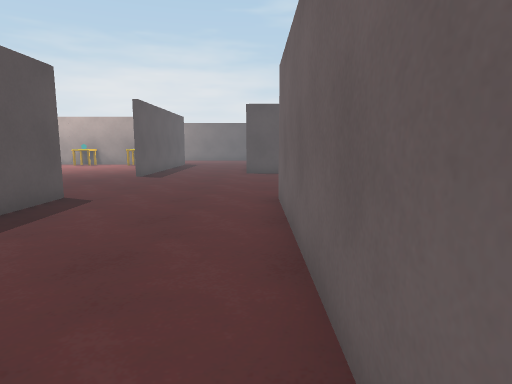
[1] (above)

24 first-person views from a walk through a scene from a Unity 3-D project. The camera is 1.2 m above the floor, tilts 8° down and sees 75° across. The floor is counted in squares, 1 m on a side. Each view is taken from the middle of a square. On the plan, view 1 faces up. The plan holds only what a view shows up to about 14 squares ahead; the rest is blank. The place goes on beyond the plan. The player character is not drawn. Door leaves are left out, so doorways stand open.

[2]
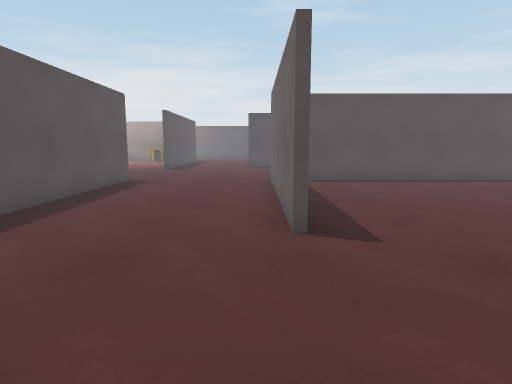

[3]
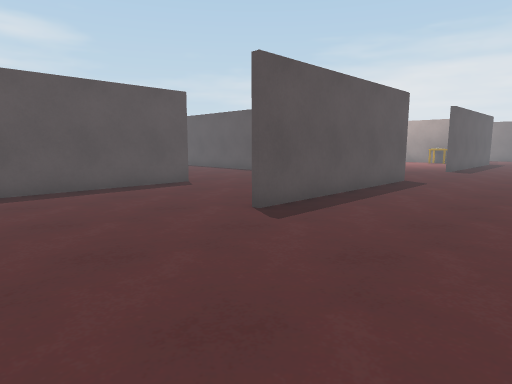

[4]
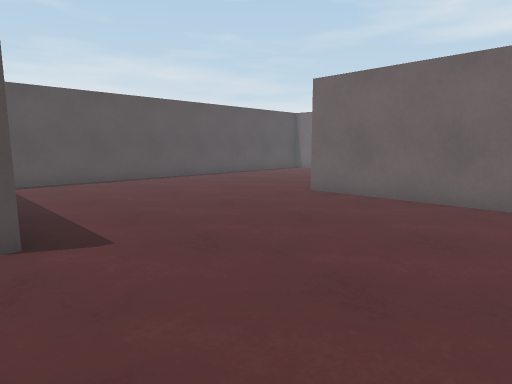

[5]
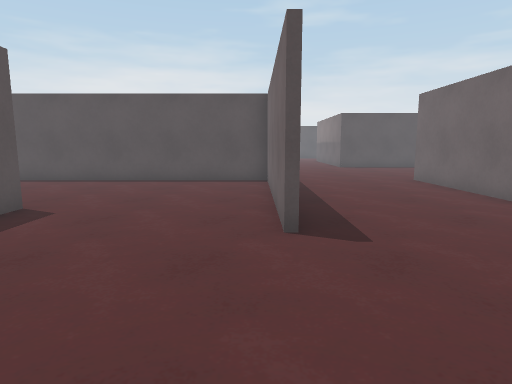

[6]
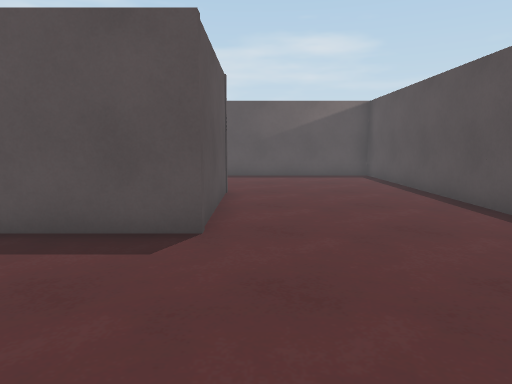

[7]
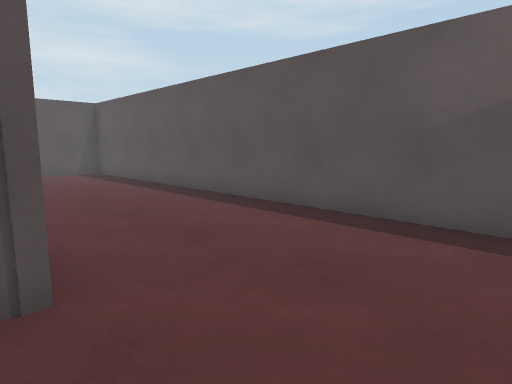

[8]
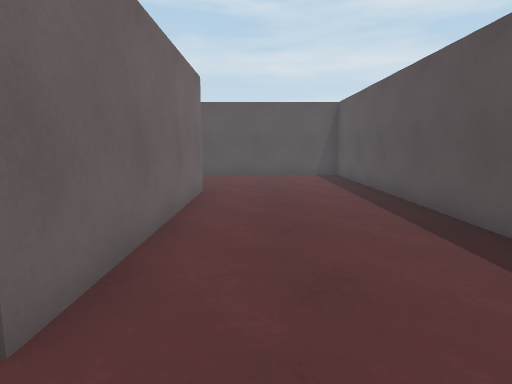

[9]
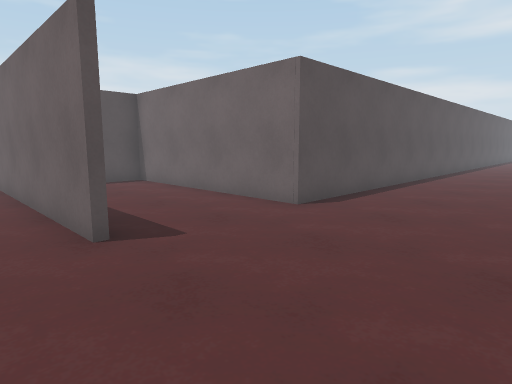

[10]
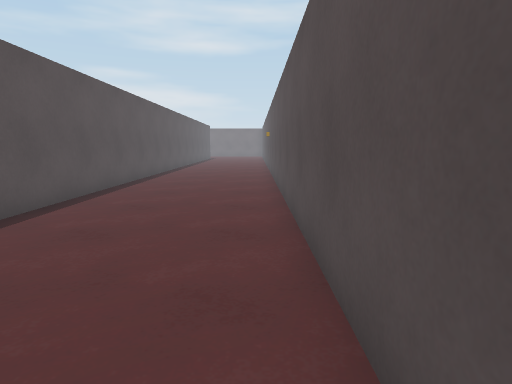

[11]
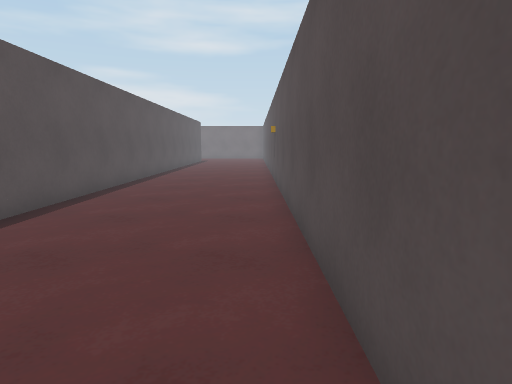

[12]
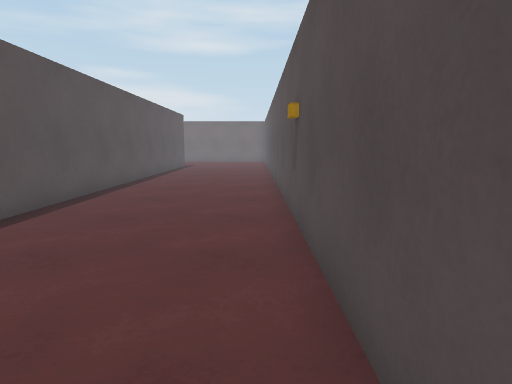

[13]
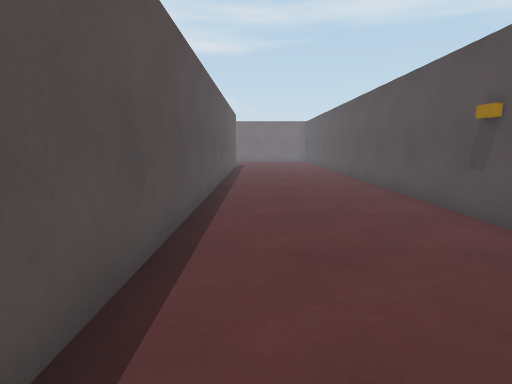

[14]
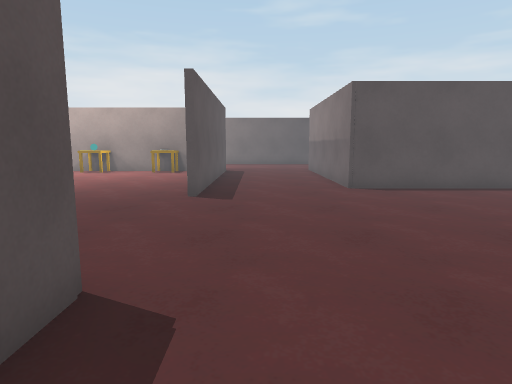

[15]
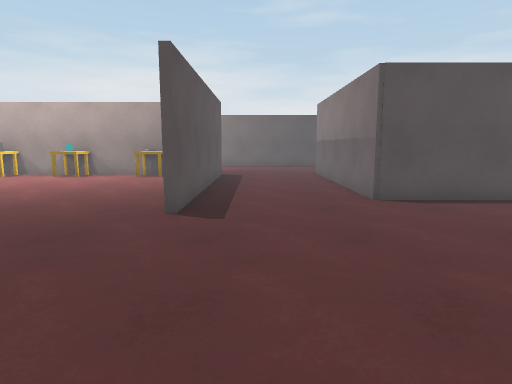

[16]
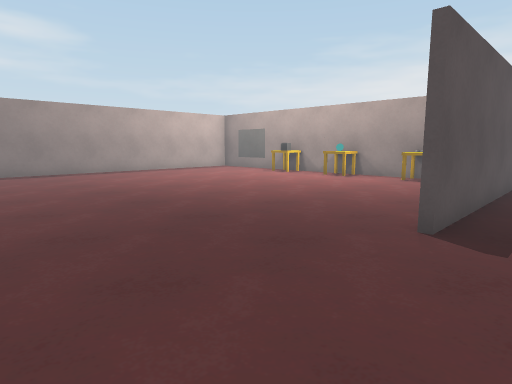

[17]
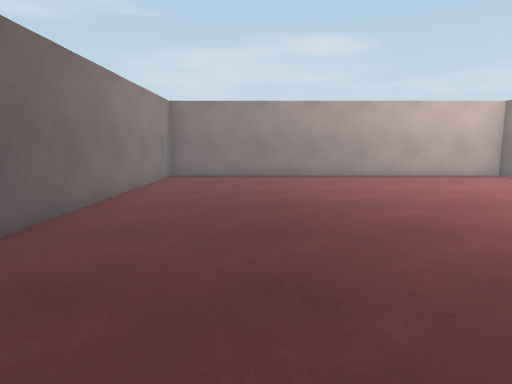

[18]
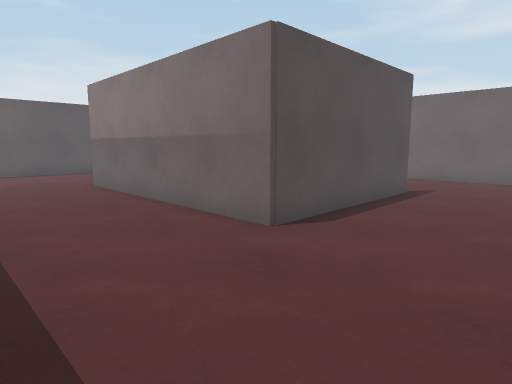

[19]
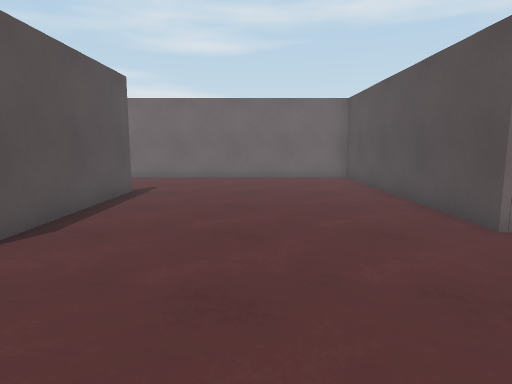

[20]
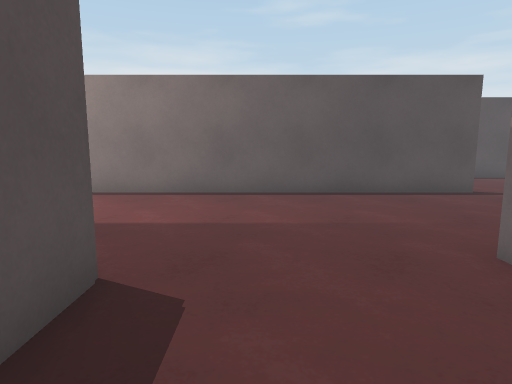

[21]
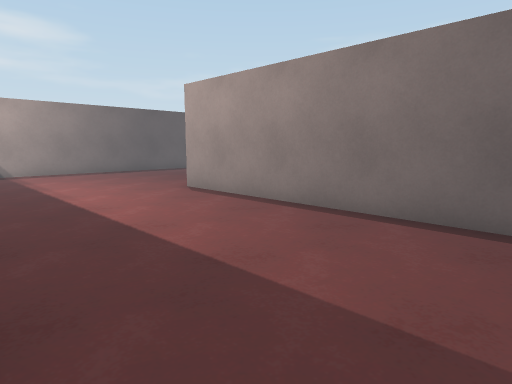

[22]
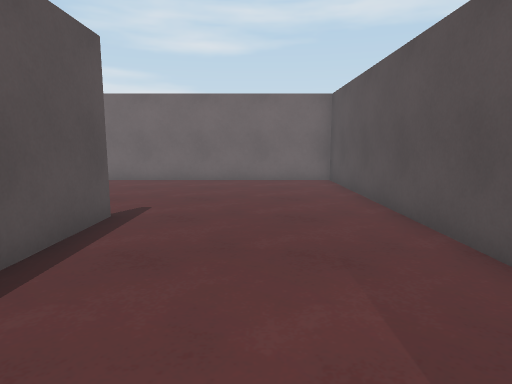

[23]
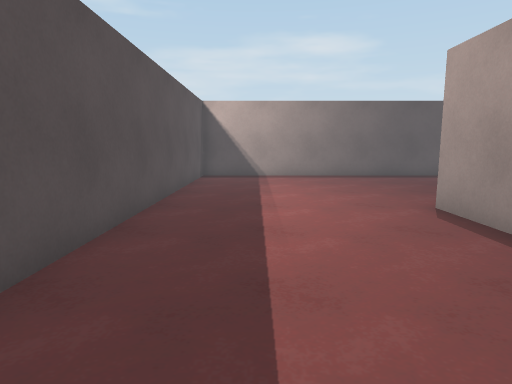

[24]
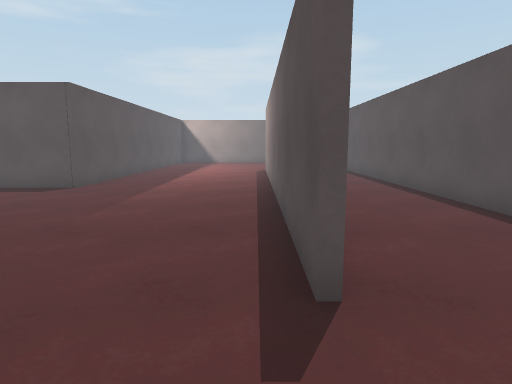

### Floor plan
Points are (right, up) in squares from view 1. A wall is a line through its corners. A room is listed if a view was taken in it or the views show most of it. See-through windows are left out.
Room 1 (views 1, 2, 3, 4, 5, 6, 7, 8, 9, 10, 11, 12, 13, 14, 15, 16, 17, 18, 19, 20, 21, 22, 23, 24)
walls: (-4.4, 7.8) (-4.4, 0.5); (-4.5, 7.4) (-18.3, 7.4) (-18.3, -9.6) (-12.8, -9.6); (-4.6, 0.5) (-4.6, 6.9); (0.5, 0.5) (0.5, 7.6) (8.5, 7.6) (8.5, 15.8); (4.8, 14.3) (-0.4, 14.3) (-0.4, 21.5); (8.8, 7.4) (1.8, 7.4); (-6.8, 20.7) (-13.4, 20.7); (0.1, 21.5) (8.5, 21.5) (8.5, 29.1); (7.4, -3.1) (7.4, 1.4); (-13.6, -4.8) (-13.6, 2.3) (-9.4, 2.3) (-9.4, -2.9); (2.6, 26.5) (-11.4, 26.5); (-18.3, 20.7) (-18.3, 7.6) (-9.2, 7.6); (-9.2, -9.6) (15.1, -9.6); (-0.5, 30.4) (-9.2, 30.4); (15.2, -4.9) (-9.6, -4.9) (-9.6, 2) (-10.9, 2); (6.4, 30.4) (5.1, 30.4); (-18.3, 30.4) (-18.3, 20.9) (-4.4, 20.9) (-4.4, 12.8)
objects: other object (-14, 20) to (-13, 20); other object (-10, 20); other object (-7, 20)

Where each view was taken, in squares from view 1:
view 1: 0 up, 0 right, facing up
view 2: 4 down, 0 right, facing up
view 3: 4 down, 0 right, facing up-left
view 4: 4 down, 0 right, facing up-right
view 5: 4 down, 5 left, facing up
view 6: 3 up, 5 left, facing left
view 7: 5 up, 13 left, facing down-left
view 8: 4 up, 15 left, facing down
view 9: 9 down, 15 left, facing up-right
view 10: 9 down, 10 left, facing right
view 11: 9 down, 5 left, facing right
view 12: 9 down, 1 right, facing right
view 13: 6 down, 1 right, facing right
view 14: 5 up, 3 left, facing up
view 15: 7 up, 3 left, facing up
view 16: 8 up, 3 left, facing up-left
view 17: 11 up, 5 left, facing left
view 18: 11 up, 4 left, facing up-right
view 19: 11 up, 4 left, facing right
view 20: 18 up, 3 left, facing up
view 21: 21 up, 3 left, facing up-left
view 22: 24 up, 3 left, facing right
view 23: 23 up, 5 left, facing left
view 24: 26 up, 5 right, facing left
